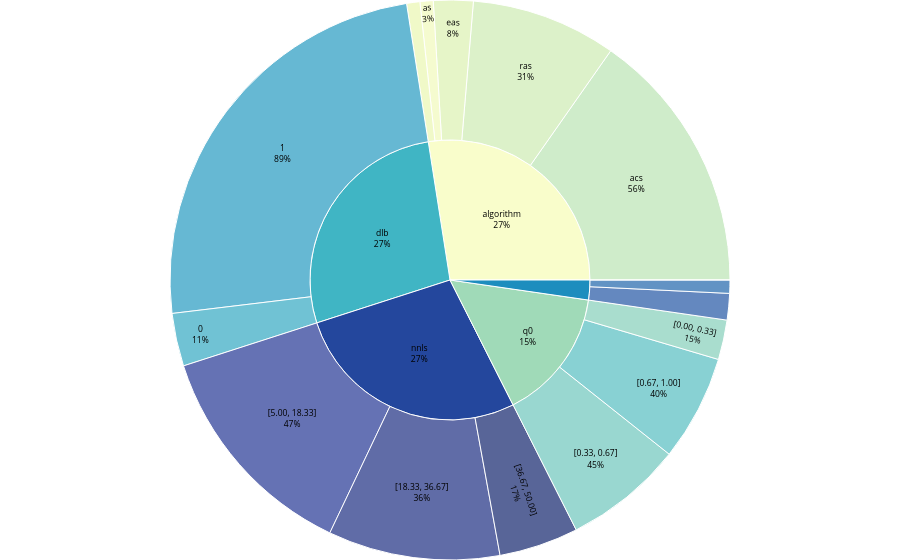

Notebook cell for this chart:
### Code cell
cplot.param_sunburst(data=results1, options=options1, configs='elites',
                     parameters=['algorithm', 'q0', 'dlb', 'elitistants', 'nnls'],
                     shownan=False, palette='YlGnBu',
                     branchvalues='total',
                     count='leaves',
                     insidetextorientation='auto',
                     textinfo='label+percent parent')

### Figure 1 — Plotly figure (JSON) as saved in the notebook; plotly's stock layout.template omitted (floating-point values rounded to 4 significant figures)
{"data": [{"branchvalues": "total", "count": "leaves", "ids": ["algorithm", "algorithm/as", "algorithm/mmas", "algorithm/eas", "algorithm/ras", "algorithm/acs", "q0", "q0/[0.00, 0.33]", "q0/[0.33, 0.67]", "q0/[0.67, 1.00]", "dlb", "dlb/0", "dlb/1", "elitistants", "elitistants/[1.00, 250.33]", "elitistants/[250.33, 500.67]", "elitistants/[500.67, 750.00]", "nnls", "nnls/[5.00, 18.33]", "nnls/[18.33, 36.67]", "nnls/[36.67, 50.00]"], "insidetextfont": {"color": "black", "size": 12}, "insidetextorientation": "auto", "labels": ["algorithm", "as", "mmas", "eas", "ras", "acs", "q0", "[0.00, 0.33]", "[0.33, 0.67]", "[0.67, 1.00]", "dlb", "0", "1", "elitistants", "[1.00, 250.33]", "[250.33, 500.67]", "[500.67, 750.00]", "nnls", "[5.00, 18.33]", "[18.33, 36.67]", "[36.67, 50.00]"], "marker": {"colors": ["#f9fdcb", "#f2fabc", "#eaf7b1", "#dcf1b2", "#ceecb3", "#bbe4b5", "#a0dab8", "#85cfba", "#6fc7bd", "#57bec1", "#40b5c4", "#34a9c3", "#269bc1", "#1d8dbe", "#1f7ab5", "#2166ac", "#2356a4", "#24479d", "#253795", "#1d2e83", "#12256d"]}, "maxdepth": 3, "outsidetextfont": {"size": 12}, "parents": ["", "algorithm", "algorithm", "algorithm", "algorithm", "algorithm", "", "q0", "q0", "q0", "", "dlb", "dlb", "", "elitistants", "elitistants", "elitistants", "", "nnls", "nnls", "nnls"], "textinfo": "label+percent parent", "type": "sunburst", "values": [36, 1, 1, 3, 11, 20, 20, 3, 9, 8, 36, 4, 32, 3, 0, 1, 2, 36, 17, 13, 6]}], "layout": {"autosize": true, "margin": {"b": 0, "l": 0, "r": 0, "t": 0}, "uniformtext": {"minsize": 8, "mode": "hide"}}}
